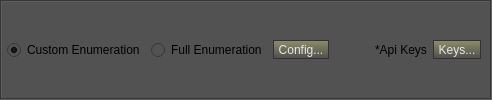
      <widget class="QFrame" name="frame">
       <property name="sizePolicy">
        <sizepolicy hsizetype="Preferred" vsizetype="Maximum">
         <horstretch>0</horstretch>
         <verstretch>0</verstretch>
        </sizepolicy>
       </property>
       <property name="styleSheet">
        <string notr="true">background-color:rgb(82, 82, 82);</string>
       </property>
       <property name="frameShape">
        <enum>QFrame::Box</enum>
       </property>
       <property name="frameShadow">
        <enum>QFrame::Sunken</enum>
       </property>
       <layout class="QHBoxLayout" name="horizontalLayout_6">
        <property name="leftMargin">
         <number>5</number>
        </property>
        <property name="rightMargin">
         <number>9</number>
        </property>
        <item>
         <widget class="QRadioButton" name="radioButton_customScan">
          <property name="text">
           <string>Custom Enumeration</string>
          </property>
          <property name="checked">
           <bool>true</bool>
          </property>
         </widget>
        </item>
        <item>
         <widget class="QRadioButton" name="radioButton_fullScan">
          <property name="text">
           <string>Full Enumeration</string>
          </property>
         </widget>
        </item>
        <item>
         <widget class="QToolButton" name="toolButton_config">
          <property name="styleSheet">
           <string notr="true">background-color: qlineargradient(spread:pad, x1:0.5, y1:1, x2:0.5, y2:0, stop:0 rgba(77, 77, 77, 255), stop:1 rgb(143, 143, 107));
color: rgb(230,230,230);
border-style: solid;
border-color: rgb(50, 50, 50);
border-width: 1px;
border-radius: 15px</string>
          </property>
          <property name="text">
           <string>Config...</string>
          </property>
         </widget>
        </item>
        <item>
         <spacer name="horizontalSpacer">
          <property name="orientation">
           <enum>Qt::Horizontal</enum>
          </property>
          <property name="sizeHint" stdset="0">
           <size>
            <width>40</width>
            <height>20</height>
           </size>
          </property>
         </spacer>
        </item>
        <item>
         <widget class="QLabel" name="label_4">
          <property name="sizePolicy">
           <sizepolicy hsizetype="Preferred" vsizetype="Maximum">
            <horstretch>0</horstretch>
            <verstretch>0</verstretch>
           </sizepolicy>
          </property>
          <property name="text">
           <string>*Api Keys</string>
          </property>
         </widget>
        </item>
        <item>
         <widget class="QToolButton" name="toolButton_keys">
          <property name="minimumSize">
           <size>
            <width>0</width>
            <height>18</height>
           </size>
          </property>
          <property name="font">
           <font>
            <italic>false</italic>
           </font>
          </property>
          <property name="styleSheet">
           <string notr="true">background-color: qlineargradient(spread:pad, x1:0.5, y1:1, x2:0.5, y2:0, stop:0 rgba(77, 77, 77, 255), stop:1 rgb(143, 143, 107));
color: rgb(230,230,230);
border-style: solid;
border-color: rgb(50, 50, 50);
border-width: 1px;
border-radius: 15px</string>
          </property>
          <property name="text">
           <string>Keys...</string>
          </property>
         </widget>
        </item>
       </layout>
      </widget>
